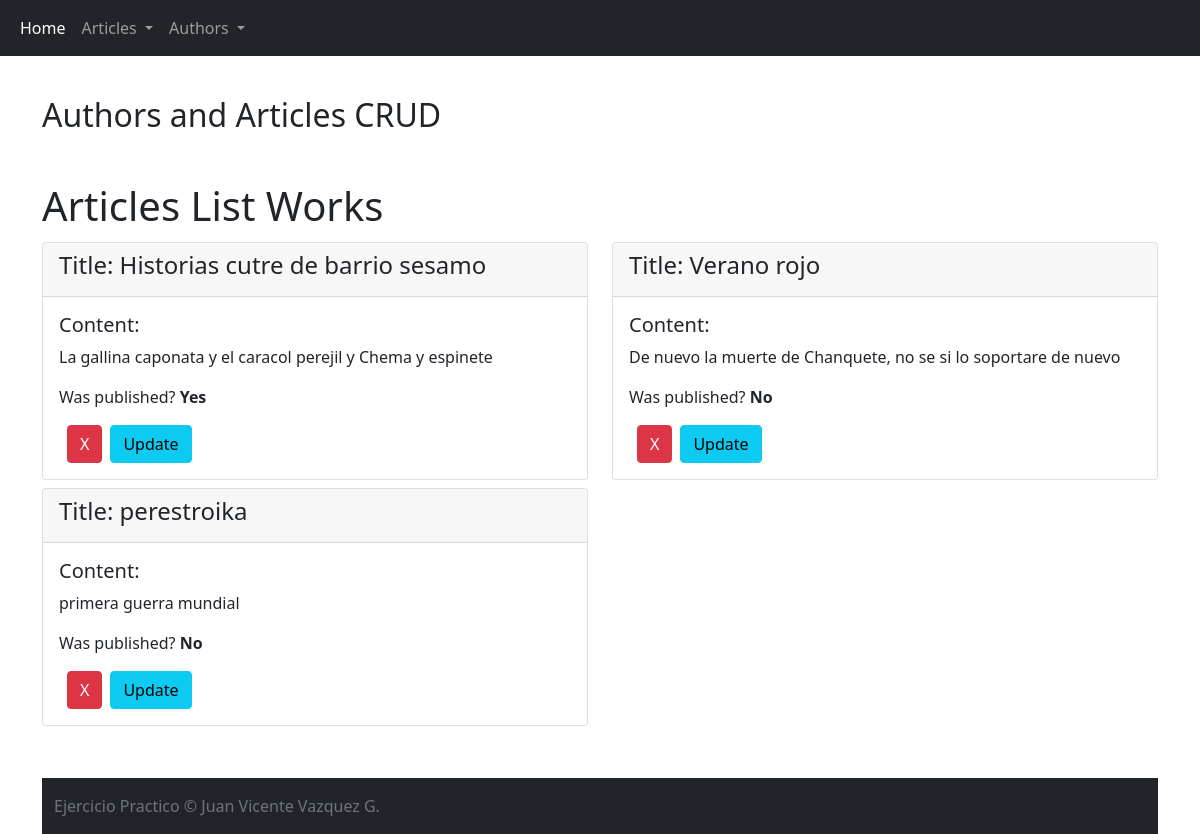
The page /articles/ on the database as committed earlier.
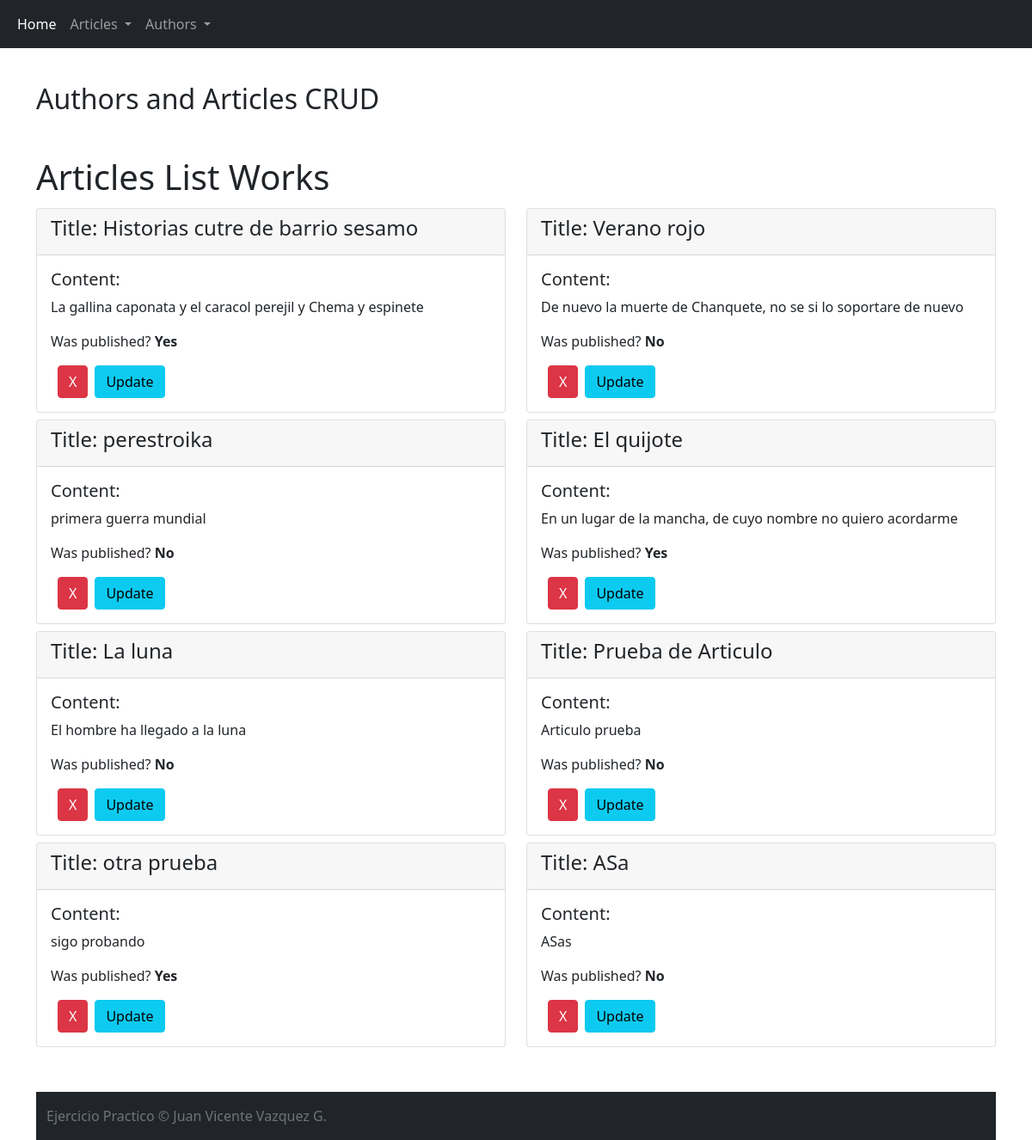
The same page on the database as committed later.
### crud/models.py (models this page shows)
class Article(models.Model):
    title = models.CharField(max_length=120)
    content = models.TextField()
    public = models.BooleanField()
    created_at = models.DateTimeField(auto_now_add=True)
    update_at = models.DateTimeField(auto_now_add=True)

### crud/views.py (the view)
# urls.py: path('articles/', views.articles_list, name="articles_list"),
def articles_list(request):
    articles = Article.objects.all()
    return render(request, 'articles_list.html', {'articles': articles})

### crud/templates/articles_list.html (shortened to what this page needs)
{% extends 'layout.html' %}
{% block content %}
<h1>Articles List Works</h1>
<div class="row">
    {% for article in articles %}
    <div class="col-6">
        <div class="card my-1">
            <div class="card-header">
                <h4 class="card-title">Title: {{article.title}} </h4>
            </div>
            <div class="card-body">
                <h5>Content: </h5>
                <p class="card-text">{{article.content}}</p>
                <p>Was published? {% if article.public == True %}<strong>Yes</strong>{% else %}<strong>No</strong>
                    {% endif %}</p>
                <a href="{% url 'article_delete' article.id %}" class="btn btn-danger mx-2" href="#">X</a><a href="{% url 'article_form_update' article.id %}" class="btn btn-info">Update</a>
            </div>
        </div>
    </div>
    {% empty %}
    <h5>There is no article created yet!</h5>
    {% endfor %}
</div>
{% endblock %}

### crud/templates/layout.html (shortened to what this page needs)
{% load static %}
<!DOCTYPE html>
<html lang="es">
<head>
    <link rel="stylesheet" href="{% static 'css/bootstrap.min.css' %}" >
</head>
<body>
    <div class="container">
        <nav class="navbar fixed-top navbar-expand-lg navbar-dark bg-dark">
            <div class="container-fluid">
                <div class="collapse navbar-collapse" id="navbarScroll">
                    <ul class="navbar-nav me-auto my-2 my-lg-0 navbar-nav-scroll" style="--bs-scroll-height: 100px;">
                        <li class="nav-item">
                            <a class="nav-link active" aria-current="page" href="/index">Home</a>
                        </li>
                        <li class="nav-item dropdown">
                            <a class="nav-link dropdown-toggle" href="#" id="navbarScrollingDropdown" role="button"
                                data-bs-toggle="dropdown" aria-expanded="false">
                                Articles
                            </a>
                        </li>
                        <li class="nav-item dropdown">
                            <a class="nav-link dropdown-toggle" href="#" id="navbarScrollingDropdown" role="button"
                                data-bs-toggle="dropdown" aria-expanded="false">
                                Authors
                            </a>
                        </li>
                    </ul>
                </div>
            </div>
        </nav>
        <header class="pt-5">
            <p class="h2 mt-5">Authors and Articles CRUD</p>
        </header>
        <div class="row mt-5">
            <div class="col">
                <div id="content">
                    {% block content %}
                    {% endblock %}
                </div>
            </div>
        </div>
    </div>
    <footer class="footer mt-auto py-3 bg-dark text-block">
        <div class="container">
            <span class="text-muted">Ejercicio Practico &copy; Juan Vicente Vazquez G.</span>
        </div>
    </footer>
</body>
</html>

Rows that differ between the two databases and show on the page:
added Article: title "El quijote", content "En un lugar de la mancha, de cuyo nombre no quiero acordarme", public "Yes"
added Article: title "La luna", content "El hombre ha llegado a la luna", public "No"
added Article: title "Prueba de Articulo", content "Articulo prueba", public "No"
added Article: title "otra prueba", content "sigo probando", public "Yes"
added Article: title "ASa", content "ASas", public "No"
